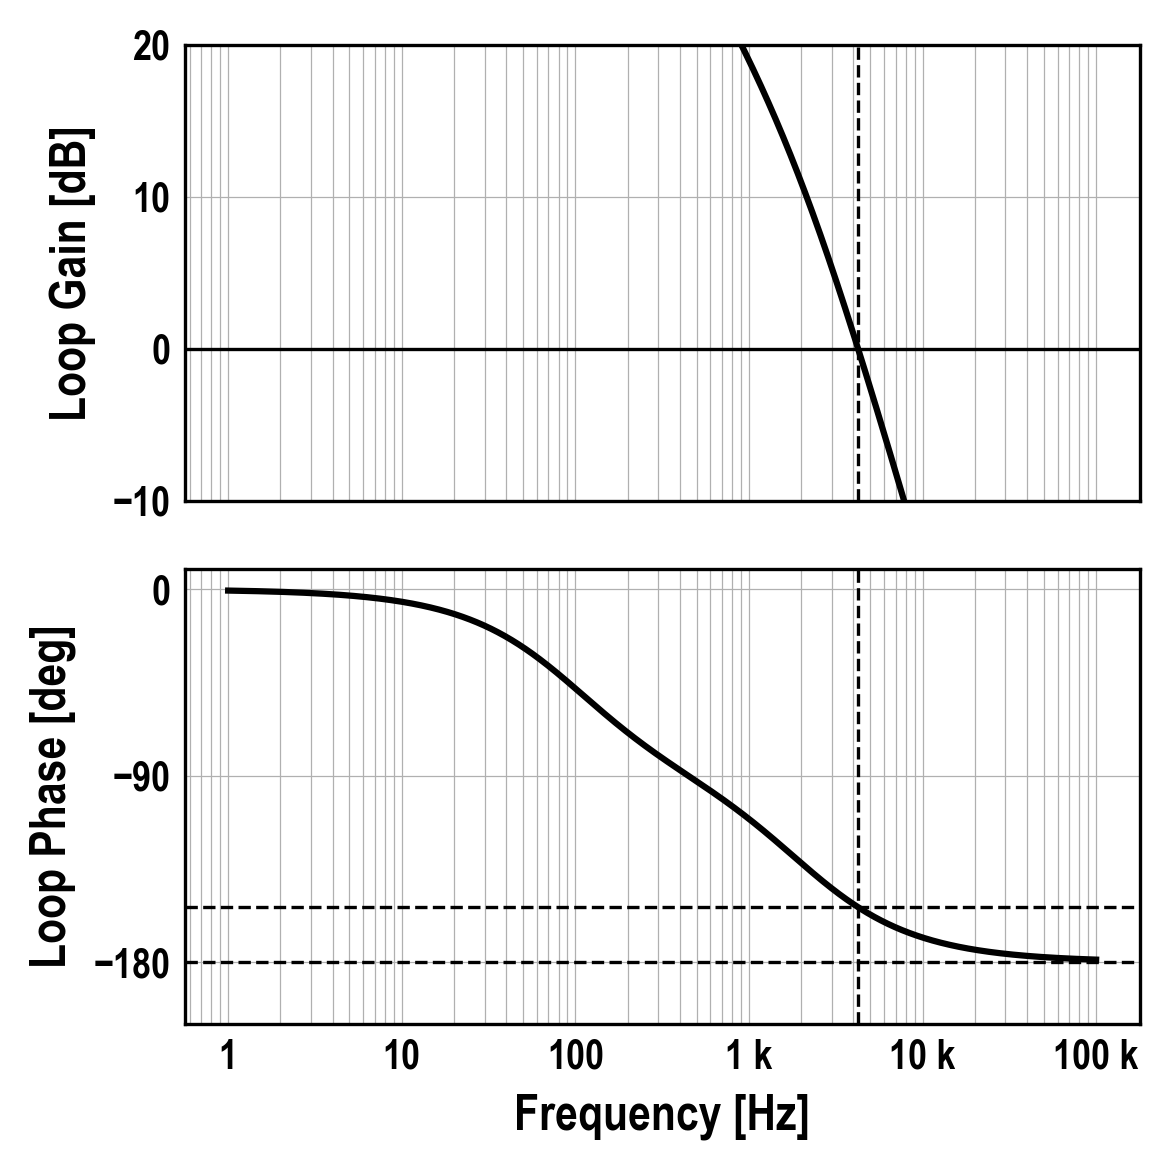

This figure's Python source:
#!/usr/bin/env python3
"""
stability.py — Loop-gain Bode plot and phase-margin comparison (lecture 03)

One of the reference plots in references/plots/. The plot style and the PowerPoint
sizing rules live in AGENTS.md (section Plots).

Two figures, chosen with --fig. Both are two stacked panels, 4x4 in at 300 dpi, 12 pt
axis labels, 0.3 pt grid on major and minor ticks, no tick marks.
  bode   Loop gain (dB) over loop phase (deg) of A·β·wp1·wp2 / (s + wp1)(s + wp2) with
         A·β = 100, fp1 = 100 Hz, fp2 = 2 kHz. Black 1.5 pt curves. 0.8 pt solid line at
         0 dB, dashed 0.8 pt guides at the gain crossover frequency, at -180° and at the
         phase there, so the gap between the last two is the phase margin. Phase ticks
         at -180, -90 and 0. Shared frequency axis.
  pm     Closed-loop magnitude (top, log frequency) and step response (bottom, 15 ms) of a
         second-order loop at f0 = 300 Hz with Q = 2 (small phase margin, dashed) and
         Q = 0.5 (large phase margin, solid), black 1.5 pt. 12 pt tick labels, 10 pt
         legends lower left and lower right.

Usage
-----
    python stability.py --fig bode
    python stability.py --fig pm --out fig.png

Dependencies: numpy, scipy, matplotlib
"""
import argparse
import numpy as np
import matplotlib as mpl
import matplotlib.pyplot as plt
from matplotlib.ticker import EngFormatter
from scipy import signal

BLACK = "black"


# ---------------------------------------------------------------- styling ---
def apply_style(font="Arial Narrow"):
    """Global matplotlib look used across the lecture notebooks."""
    from matplotlib.font_manager import findfont, FontProperties
    try:
        resolved = findfont(FontProperties(family=font), fallback_to_default=False)
        mpl.rcParams["font.family"] = font if resolved else "sans-serif"
    except Exception:
        mpl.rcParams["font.family"] = "sans-serif"
    mpl.rcParams.update({
        "font.weight":      "bold",
        "axes.labelweight": "bold",
        "mathtext.default": "regular",
    })


def style_axis(ax, xlabel, ylabel, fontsize=12):
    """12 pt labels + thin grid, tick marks hidden."""
    if xlabel:
        ax.set_xlabel(xlabel, fontsize=fontsize)
    ax.set_ylabel(ylabel, fontsize=fontsize)
    ax.grid(True, which="both", linewidth=0.3)
    ax.tick_params(axis="both", which="both", length=0)


def legend(ax, loc, fontsize=10):
    ax.legend(loc=loc, framealpha=1, edgecolor=BLACK, fontsize=fontsize)


# ------------------------------------------------------------------- plot ---
def fig_bode(A=1e4, beta=1e-2, fp1=100, fp2=2e3):
    wp1, wp2 = 2 * np.pi * fp1, 2 * np.pi * fp2
    loop = signal.TransferFunction([A * beta * wp1 * wp2], [1, wp1 + wp2, wp1 * wp2])
    f = np.logspace(0, 5, 2000)
    _, mag, phase = signal.bode(loop, w=2 * np.pi * f)

    i_gc = np.argmin(np.abs(mag))               # gain crossover, |T| = 0 dB
    f_gc, phase_gc = f[i_gc], phase[i_gc]

    fig, (ax1, ax2) = plt.subplots(2, 1, figsize=(4, 4), dpi=300, sharex=True)
    ax1.semilogx(f, mag, color=BLACK, linewidth=1.5)
    ax1.axhline(0, color="k", linewidth=0.8)
    ax1.axvline(f_gc, linestyle="dashed", color="k", linewidth=0.8)
    ax1.set_ylim(-10, 20)
    style_axis(ax1, None, "Loop Gain [dB]")

    ax2.semilogx(f, phase, color=BLACK, linewidth=1.5)
    ax2.axhline(-180, linestyle="dashed", color="k", linewidth=0.8)
    ax2.axhline(phase_gc, linestyle="dashed", color="k", linewidth=0.8)
    ax2.axvline(f_gc, linestyle="dashed", color="k", linewidth=0.8)
    ax2.set_ylim(-210, 10)
    ax2.set_yticks([-180, -90, 0])
    style_axis(ax2, "Frequency [Hz]", "Loop Phase [deg]")
    ax2.xaxis.set_major_formatter(EngFormatter(places=0))

    fig.tight_layout()
    return fig


def fig_pm(f0=300, tmax=0.015):
    w0 = 2 * np.pi * f0
    cases = [
        # literal φ: with mathtext.default = regular the \phi command has no glyph
        (r"Small $φ_\mathrm{PM}$", 2,   "--"),
        (r"Large $φ_\mathrm{PM}$", 0.5, "-"),
    ]
    f = np.logspace(0, 5, 2000)
    t = np.linspace(0, tmax, 1000)

    fig, (ax1, ax2) = plt.subplots(2, 1, figsize=(4, 4), dpi=300)
    for label, Q, style in cases:
        sys = signal.TransferFunction([w0**2], [1, w0 / Q, w0**2])
        _, mag, _ = signal.bode(sys, w=2 * np.pi * f)
        ax1.semilogx(f, mag, label=label, color=BLACK, linestyle=style, linewidth=1.5)
        tout, yout = signal.step(sys, T=t)
        ax2.plot(tout, yout, label=label, color=BLACK, linestyle=style, linewidth=1.5)

    ax1.set(xlim=(10, 10000), ylim=(-50, 20))
    style_axis(ax1, "Frequency [Hz]", "Magnitude [dB]")
    ax1.xaxis.set_major_formatter(EngFormatter(places=0))
    legend(ax1, "lower left")

    ax2.set(xlim=(0, tmax), ylim=(0, 2.0))
    style_axis(ax2, "Time [s]", "Amplitude [V]")
    ax2.xaxis.set_major_formatter(EngFormatter(unit="s", places=1))
    legend(ax2, "lower right")

    for ax in (ax1, ax2):
        for lab in ax.get_xticklabels() + ax.get_yticklabels():
            lab.set_fontsize(12)

    fig.tight_layout()
    return fig


FIGS = {"bode": fig_bode, "pm": fig_pm}


# ------------------------------------------------------------------- main ---
def main():
    p = argparse.ArgumentParser(description=__doc__,
                                formatter_class=argparse.RawDescriptionHelpFormatter)
    p.add_argument("--fig", choices=list(FIGS), default="bode")
    p.add_argument("--out", default=None,
                   help="output image path (png/pdf/svg); omit to open a window")
    a = p.parse_args()

    apply_style()
    fig = FIGS[a.fig]()
    if a.out:
        fig.savefig(a.out, bbox_inches="tight")
        print(f"saved {a.out}")
    else:
        plt.show()


if __name__ == "__main__":
    main()
